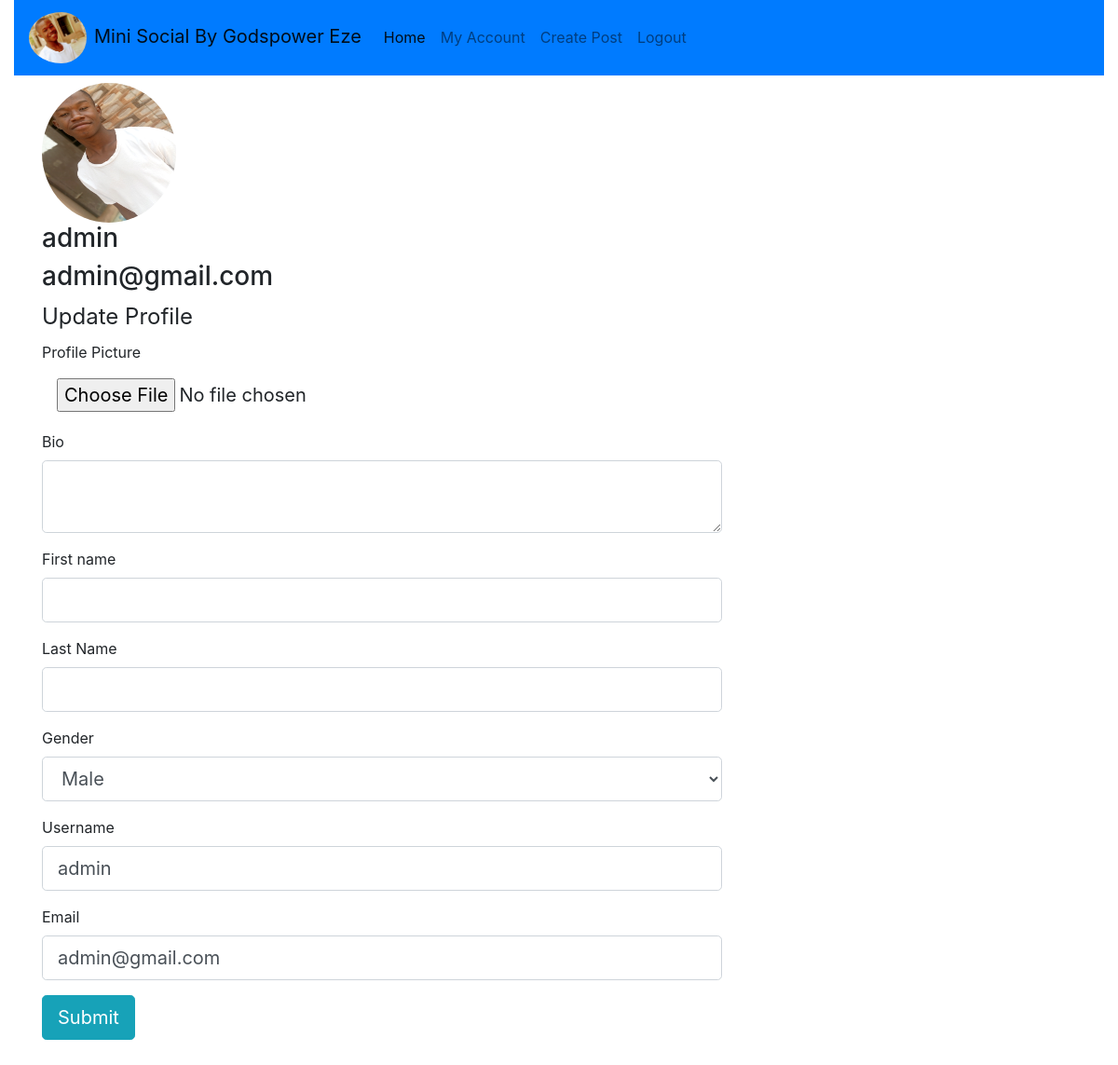
Page /account (signed in) on the committed database.
### socialmedia/models.py (models this page shows, shortened)
class User(db.Model, UserMixin):
    id = db.Column(db.Integer, primary_key=True)
    username = db.Column(db.String(20), nullable=False, unique=True)
    email = db.Column(db.String(120), unique=True, nullable=False)
    profile_image = db.Column(db.String(20), nullable=False, default='default.jpg')
    password = db.Column(db.String(20), nullable=False)
    first_name = db.Column(db.String(20), nullable=True)
    last_name = db.Column(db.String(20), nullable=True)
    bio = db.Column(db.Text, nullable=True)
    gender = db.Column(db.String(20), nullable=True)
    posts = db.relationship('Post', backref='author', lazy=True)

### socialmedia/routes.py (the view)
@app.route('/account', methods=['GET', 'POST'])
@login_required
def account():
    user = User.query.get(current_user.id)
    form = AccountInfo()
    profile_image = url_for('static', filename='profile_image/' + current_user.profile_image)
    if form.profile_image.data:
        picture_file = save_picture(form.profile_image.data)
        current_user.profile_image = picture_file
    if request.method == 'POST':
        user.first_name = form.first_name.data
        user.last_name = form.last_name.data
        user.bio = form.bio.data
        user.gender = form.gender.data
        user.email = form.email.data
        user.username = form.username.data
        db.session.commit()
        flash('You have successfully updated your profile', 'success')
        return redirect(url_for('account'))
    elif request.method == 'GET':
        form.first_name.data = user.first_name
        form.last_name.data = user.last_name
        form.bio.data = user.bio
        form.gender.data = user.gender
        form.email.data = user.email
        form.username.data = user.username
    return render_template('account.html', title=current_user.username + ' ' + 'Account', profile_image=profile_image,
                           form=form)

### socialmedia/forms.py
class AccountInfo(FlaskForm):
    first_name = StringField('First name')
    last_name = StringField('Last Name')
    gender = SelectField('Gender', choices=choices)
    bio = TextAreaField('Bio')
    submit = SubmitField('Submit')
    username = StringField('Username', validators=[
        DataRequired(),
        Length(min=2, max=20)
    ])
    email = StringField('Email', validators=[
        DataRequired()
    ])
    password = PasswordField('Password', validators=[
        DataRequired()
    ])
    confirm_password = PasswordField('Confirm Password', validators=[
        DataRequired(),
        EqualTo('password')
    ])
    profile_image = FileField('Profile Picture', validators=[
        FileAllowed(['jpg', 'png'])
    ])

### socialmedia/models.py (called while the page is built)
@login_manager.user_loader
def load_user(user_id):
    return User.query.get(int(user_id))

### socialmedia/templates/account.html (shortened to what this page needs)
{% extends 'base.html' %}
{% block content %}
<div class="container">
    <img class="rounded-circle " width="13%" height="150px" src="{{profile_image}}">
    <h3>{{current_user.username}}</h3>
    <h3>{{current_user.email}}</h3>
</div>
    <form role="form" class="container form-horizontal m-50" method="POST" action="" enctype="multipart/form-data" >
        <fieldset class="form-group">
            <div class="row">
                <div class="col-md-8 pd-10">
                <legend>
                    Update Profile
                </legend>
                    <div class="form-group">
                    {{ form.profile_image.label}}
                        {% if form.profile_image.errors %}
                            {{ form.profile_image(class="form-control-file form-control-lg is-invalid")}}
                            <div class="invalid-feedback">
                                {% for error in form.profile_image.errors %}
                                    <span>
                                        {{ error }}
                                    </span>
                                {% endfor %}
                            </div>
                        {%else%}
                            {{ form.profile_image(class="form-control-file form-control-lg")}}
                        {% endif %}
                    </div>
                    <div class="form-group">
                    {{ form.bio.label(class="form-control-label")}}
                        {% if form.bio.errors %}
                            {{ form.bio(class="form-control form-control-lg is-invalid")}}
                            <div class="invalid-feedback">
                                {% for error in form.bio.errors %}
                                    <span>
                                        {{ error }}
                                    </span>
                                {% endfor %}
                            </div>
                        {%else%}
                            {{ form.bio(class="form-control form-control-lg")}}
                        {% endif %}
                    </div>
                    <div class="form-group">
                    {{ form.first_name.label(class="form-control-label")}}
                        {% if form.first_name.errors %}
                            {{ form.first_name(class="form-control form-control-lg is-invalid")}}
                            <div class="invalid-feedback">
                                {% for error in form.first_name.errors %}
                                    <span>
                                        {{ error }}
                                    </span>
                                {% endfor %}
                            </div>
                        {%else%}
                            {{ form.first_name(class="form-control form-control-lg")}}
                        {% endif %}
                    </div>
                    <div class="form-group">
                    {{ form.last_name.label(class="form-control-label")}}
                        {% if form.last_name.errors %}
                            {{ form.last_name(class="form-control form-control-lg is-invalid")}}
                            <div class="invalid-feedback">
                                {% for error in form.last_name.errors %}
                                    <span>
                                        {{ error }}
                                    </span>
                                {% endfor %}
                            </div>
                        {%else%}
                            {{ form.last_name(class="form-control form-control-lg")}}
                        {% endif %}
                    </div>
                    <div class="form-group">
                    {{ form.gender.label(class="form-control-label")}}
                        {% if form.gender.errors %}
                            {{ form.gender(class="form-control form-control-lg is-invalid")}}
                            <div class="invalid-feedback">
                                {% for error in form.gender.errors %}
                                    <span>
                                        {{ error }}
                                    </span>
                                {% endfor %}
                            </div>
                        {%else%}
                            {{ form.gender(class="form-control form-control-lg")}}
                        {% endif %}
                    </div>
                    <div class="form-group">
                    {{ form.username.label(class="form-control-label")}}
                        {% if form.username.errors %}
                            {{ form.username(class="form-control form-control-lg is-invalid")}}
                            <div class="invalid-feedback">
                                {% for error in form.username.errors %}
                                    <span>
                                        {{ error }}
                                    </span>
                                {% endfor %}
                            </div>
                        {%else%}
                            {{ form.username(class="form-control form-control-lg")}}
                        {% endif %}
                    </div>
                    <div class="form-group">
                    {{ form.email.label(class="form-control-label")}}
                        {% if form.email.errors %}
                            {{ form.email(class="form-control form-control-lg is-invalid")}}
                            <div class="invalid-feedback">
                                {% for error in form.email.errors %}
                                    <span>
                                        {{ error }}
                                    </span>
                                {% endfor %}
                            </div>
                        {%else%}
                            {{ form.email(class="form-control form-control-lg")}}
                        {% endif %}
                    </div>
                    <div class="form-group">
                    <div>
                        {{ form.submit(class="btn btn-info btn-lg")}}
                    </div>
                </div>
            </div>
        </fieldset>
    </form>
{% endblock %}

### rows in the picture
User: username "admin", email "admin@gmail.com", gender "Male"
